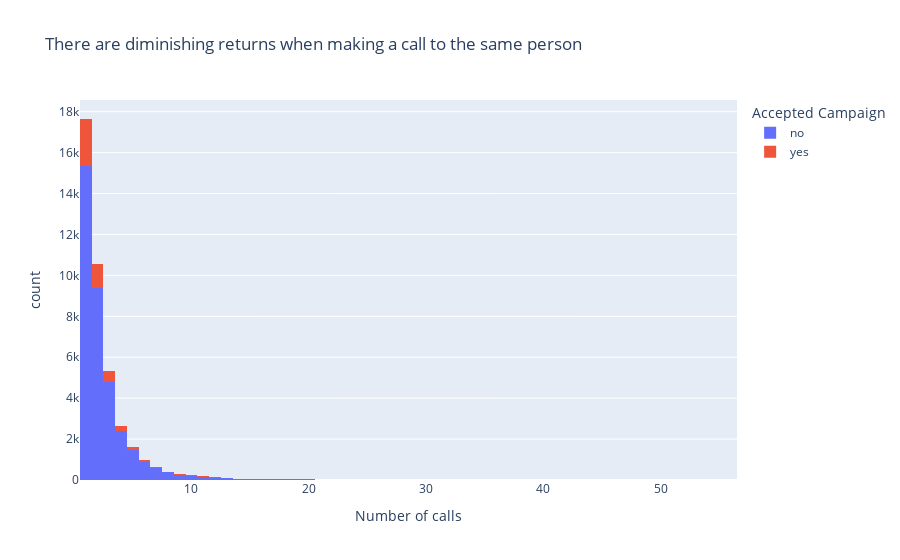

Notebook cell for this chart:
### Code cell
fig = px.histogram(
    df,
    x='campaign',
    color='y',
    title="There are diminishing returns when making a call to the same person",
    labels={"campaign": "Number of calls", 'y': 'Accepted Campaign'},
)
fig.show()
fig.write_image("images/calls_acceptance_ratio.png")

### Figure 1 — Plotly figure (JSON) as saved in the notebook; plotly's stock layout.template omitted (floating-point values rounded to 4 significant figures; data arrays with more than 128 entries replaced by an {"elided": "..."} marker saying what was removed)
{"data": [{"bingroup": "x", "hovertemplate": "Accepted Campaign=no<br>Number of calls=%{x}<br>count=%{y}<extra></extra>", "legendgroup": "no", "marker": {"color": "#636efa", "pattern": {"shape": ""}}, "name": "no", "orientation": "v", "showlegend": true, "x": {"elided": "36548 int values"}, "xaxis": "x", "yaxis": "y", "type": "histogram"}, {"bingroup": "x", "hovertemplate": "Accepted Campaign=yes<br>Number of calls=%{x}<br>count=%{y}<extra></extra>", "legendgroup": "yes", "marker": {"color": "#EF553B", "pattern": {"shape": ""}}, "name": "yes", "orientation": "v", "showlegend": true, "x": {"elided": "4640 int values"}, "xaxis": "x", "yaxis": "y", "type": "histogram"}], "layout": {"xaxis": {"anchor": "y", "domain": [0.0, 1.0], "title": {"text": "Number of calls"}}, "yaxis": {"anchor": "x", "domain": [0.0, 1.0], "title": {"text": "count"}}, "legend": {"title": {"text": "Accepted Campaign"}, "tracegroupgap": 0}, "title": {"text": "There are diminishing returns when making a call to the same person"}, "barmode": "relative"}}
